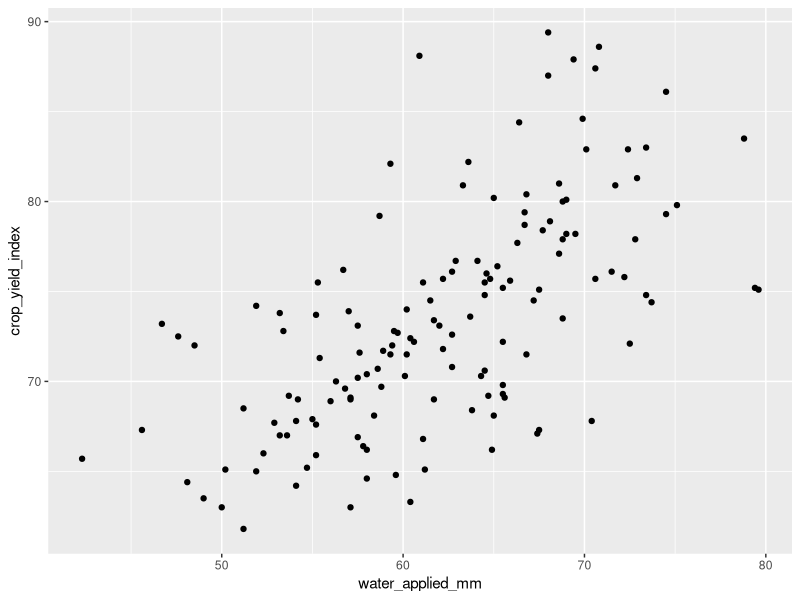
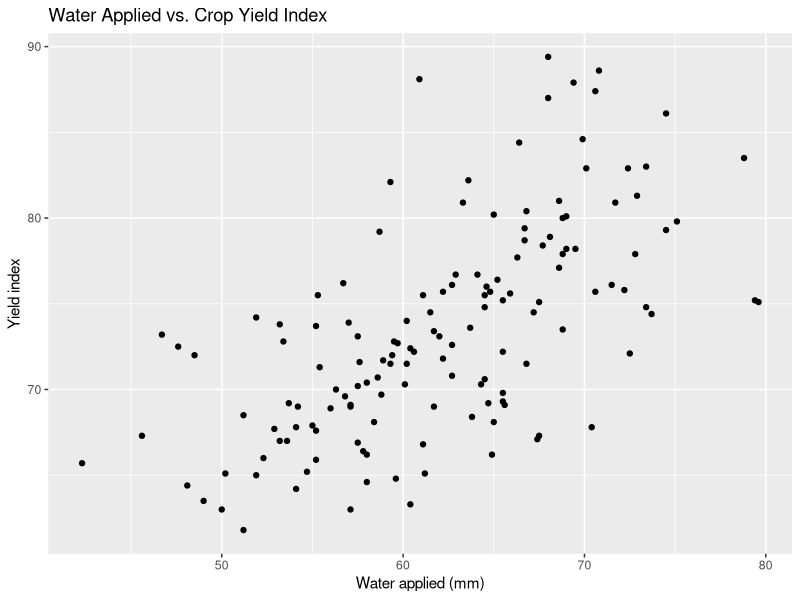
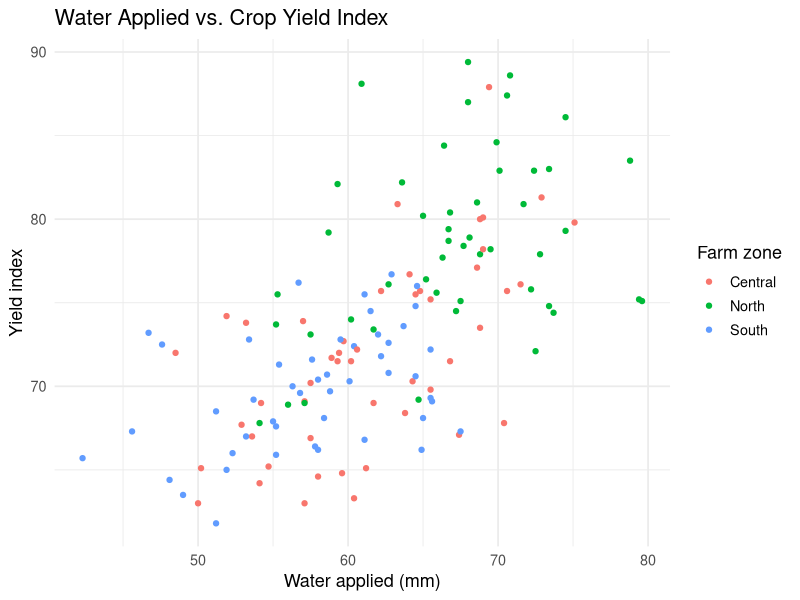
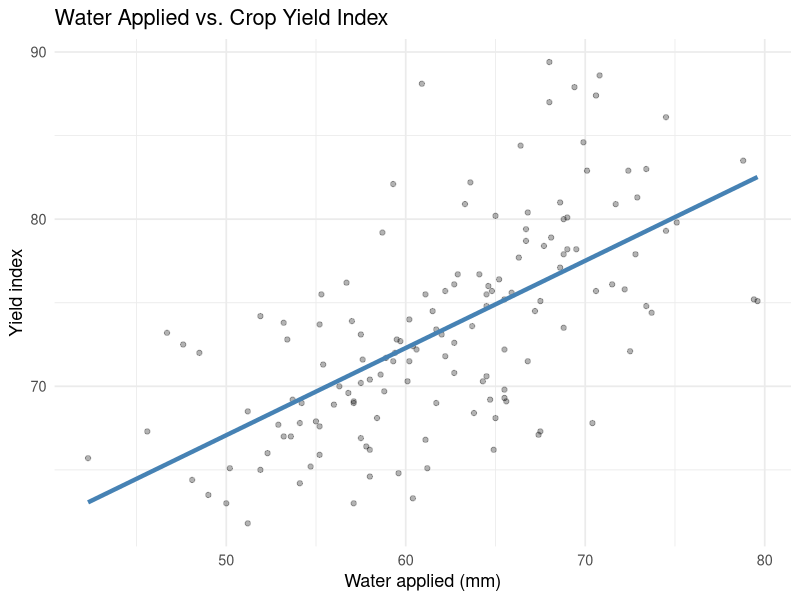
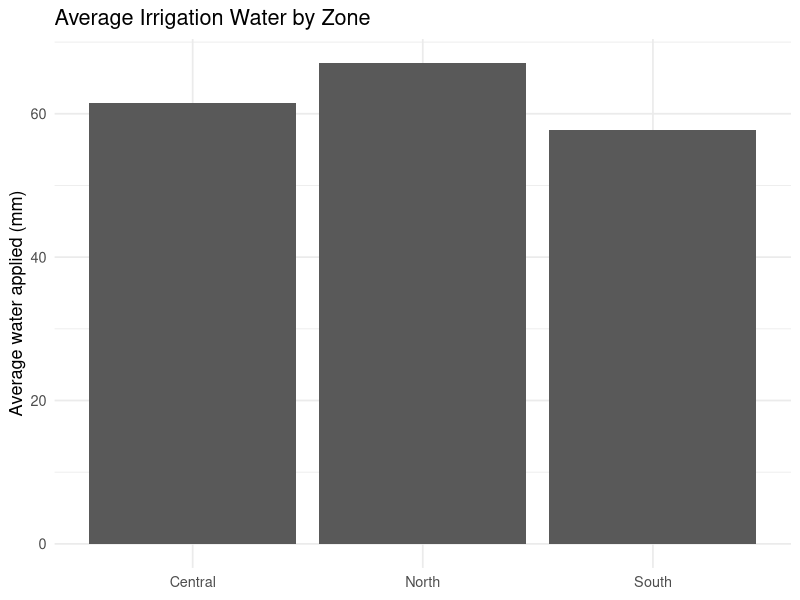
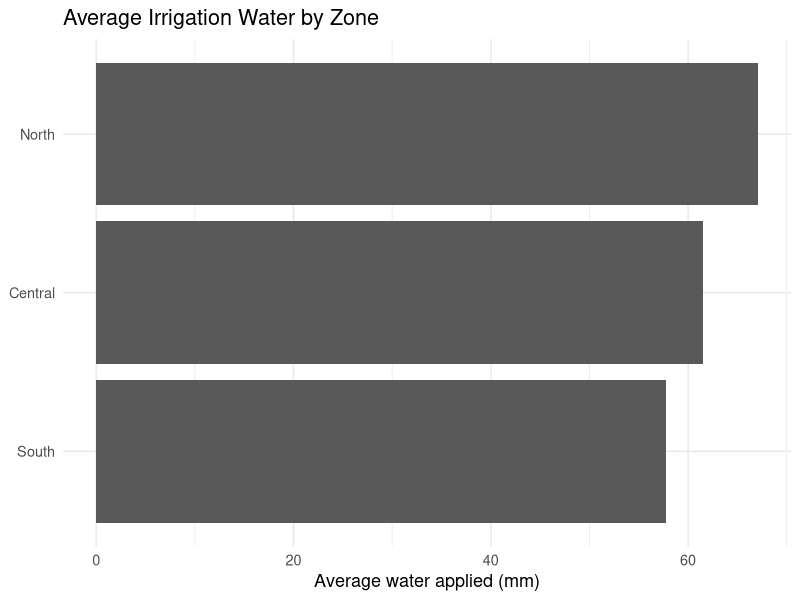
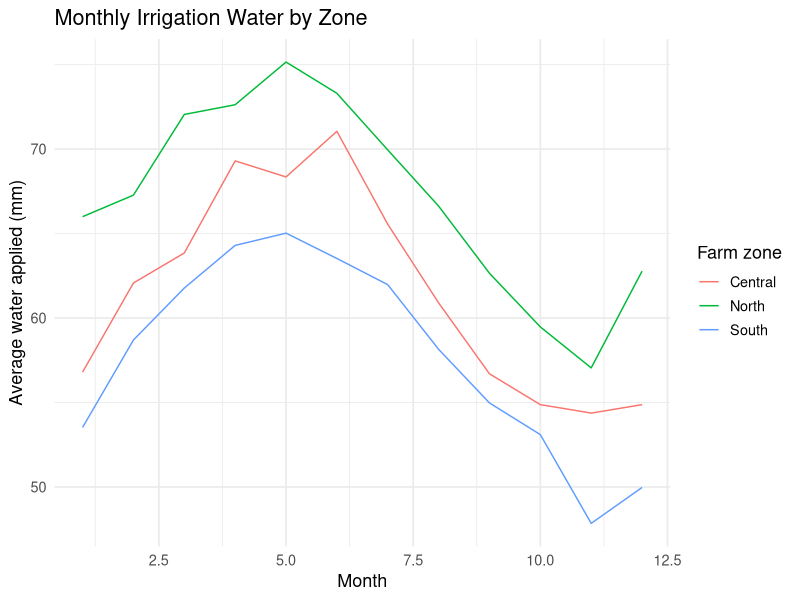
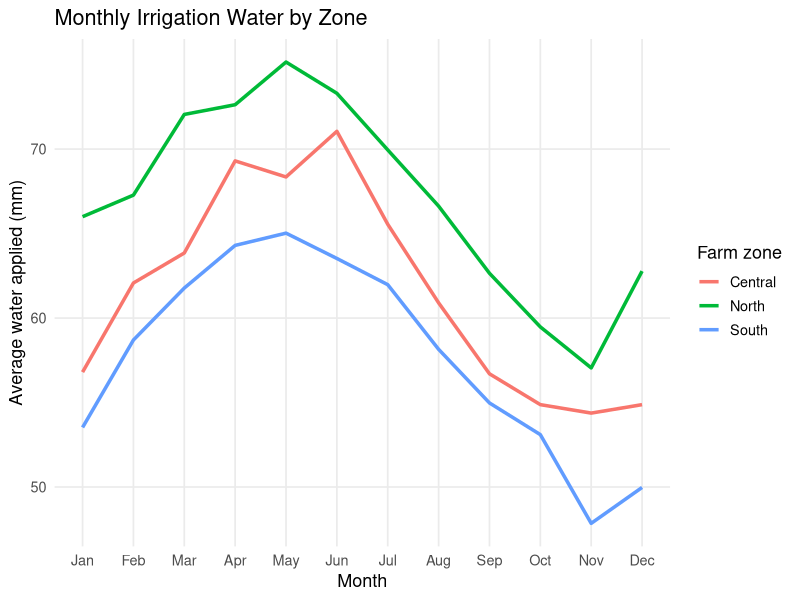

Reproduce these figures in R, in order.
## ---- chunk 1
#| message: false
library(tidyverse)
## ---- chunk 2
library(tidyverse)

set.seed(330)

irrigation_dat <- tidyr::expand_grid(
  month = factor(month.abb, levels = month.abb),
  farm_zone = c("North", "Central", "South"),
  field = paste0("Field ", 1:4)
) %>%
  mutate(
    month_num = as.integer(month),
    seasonal_pattern = 8 * sin((month_num - 2) / 12 * 2 * pi),
    zone_effect = case_when(
      farm_zone == "North" ~ 5,
      farm_zone == "Central" ~ 0,
      TRUE ~ -4
    ),
    water_applied_mm = round(62 + seasonal_pattern + zone_effect + rnorm(n(), 0, 3), 1),
    soil_moisture_pct = round(17 + 0.16 * water_applied_mm + rnorm(n(), 0, 1.2), 1),
    streamflow_cfs = round(120 - 0.5 * water_applied_mm + 6 * cos((month_num - 1) / 12 * 2 * pi) + rnorm(n(), 0, 4), 1),
    crop_yield_index = round(50 + 0.35 * water_applied_mm + if_else(farm_zone == "North", 4, 0) + rnorm(n(), 0, 4.5), 1)
  ) %>%
  select(month, month_num, farm_zone, field, water_applied_mm, soil_moisture_pct, streamflow_cfs, crop_yield_index)

glimpse(irrigation_dat)
## ---- chunk 3
ggplot(irrigation_dat, aes(x = water_applied_mm, y = crop_yield_index)) + #define the data and the mapping of variables to axes
  geom_point() #add points to show the relationship
## ---- chunk 4
ggplot(irrigation_dat, aes(x = water_applied_mm, y = crop_yield_index)) +
  geom_point() +
  labs(
    title = "Water Applied vs. Crop Yield Index",
    x = "Water applied (mm)",
    y = "Yield index"
  ) 
## ---- chunk 5
ggplot(irrigation_dat, aes(x = water_applied_mm, y = crop_yield_index, color = farm_zone)) +
  geom_point() +
  labs(
    title = "Water Applied vs. Crop Yield Index",
    x = "Water applied (mm)",
    y = "Yield index",
    color = "Farm zone"
  ) +
  theme_minimal(base_size = 13)
## ---- chunk 6
#| message: false
ggplot(irrigation_dat, aes(x = water_applied_mm, y = crop_yield_index)) +
  geom_point(alpha = 0.3) + #fade the points
  geom_smooth(method = "lm", se = FALSE, color = "steelblue", linewidth = 1.5) + #add a linear trend line
  labs(
    title = "Water Applied vs. Crop Yield Index",
    x = "Water applied (mm)",
    y = "Yield index"
  ) +
  theme_minimal(base_size = 13)
## ---- chunk 7
irrigation_dat %>%
  group_by(farm_zone) %>%
  summarise(mean_water = mean(water_applied_mm), .groups = "drop") %>%
  ggplot(aes(x = farm_zone, y = mean_water)) +
  geom_col() +
  labs(
    title = "Average Irrigation Water by Zone",
    x = NULL,
    y = "Average water applied (mm)"
  ) +
  theme_minimal(base_size = 13)
## ---- chunk 8
irrigation_dat %>%
  group_by(farm_zone) %>%
  summarise(mean_water = mean(water_applied_mm), .groups = "drop") %>%
  ggplot(aes(x = reorder(farm_zone, mean_water), y = mean_water)) + #reorder the zones by mean water use
  geom_col() +
  coord_flip() + #flip the axes for better readability
  labs(
    title = "Average Irrigation Water by Zone",
    x = NULL,
    y = "Average water applied (mm)"
  ) +
  theme_minimal(base_size = 13)
## ---- chunk 9
irrigation_dat %>%
  group_by(month_num, month, farm_zone) %>%
  summarise(mean_water = mean(water_applied_mm), .groups = "drop") %>%
  ggplot(aes(x = month_num, y = mean_water, color = farm_zone, group = farm_zone)) +
  geom_line() +
  labs(
    title = "Monthly Irrigation Water by Zone",
    x = "Month",
    y = "Average water applied (mm)",
    color = "Farm zone"
  ) +
  theme_minimal(base_size = 13)
## ---- chunk 10
irrigation_dat %>%
  group_by(month_num, month, farm_zone) %>%
  summarise(mean_water = mean(water_applied_mm), .groups = "drop") %>%
  ggplot(aes(x = month_num, y = mean_water, color = farm_zone, group = farm_zone)) +
  geom_line(linewidth = 1.2) +
  scale_x_continuous(breaks = 1:12, labels = month.abb) +
  labs(
    title = "Monthly Irrigation Water by Zone",
    x = "Month",
    y = "Average water applied (mm)",
    color = "Farm zone"
  ) +
  theme_minimal(base_size = 13) +
  theme(panel.grid.minor = element_blank())
## ---- chunk 11
irrigation_dat %>%
  group_by(month_num, month, farm_zone) %>%
  summarise(mean_water = mean(water_applied_mm), .groups = "drop") %>%
  ggplot(aes(x = month_num, y = mean_water, color = farm_zone, group = farm_zone)) +
  geom_line(linewidth = 1.2) +
  scale_x_continuous(breaks = 1:12, labels = month.abb, expand = expansion(mult = c(0.02, 0.15))) +
  labs(
    title = "Monthly Irrigation Water by Zone",
    x = "Month",
    y = "Average water applied (mm)"
  ) +
  theme_minimal(base_size = 13) +
  theme(panel.grid.minor = element_blank(), legend.position = "none") +
  geom_text(
    data = irrigation_dat %>%
      group_by(month_num, month, farm_zone) %>%
      summarise(mean_water = mean(water_applied_mm), .groups = "drop") %>%
      filter(month_num == 12),
    aes(label = farm_zone),
    hjust = -0.1,
    vjust = 0.5,
    size = 5
  )
